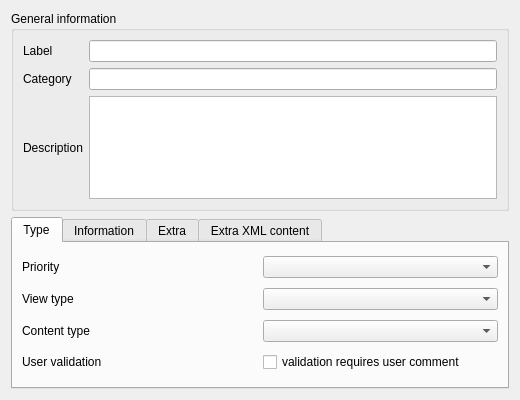
<?xml version="1.0" encoding="UTF-8"?>
<ui version="4.0">
 <class>Alert::AlertItemEditorWidget</class>
 <widget class="QWidget" name="Alert::AlertItemEditorWidget">
  <property name="geometry">
   <rect>
    <x>0</x>
    <y>0</y>
    <width>520</width>
    <height>400</height>
   </rect>
  </property>
  <property name="windowTitle">
   <string>Form</string>
  </property>
  <layout class="QGridLayout" name="gridLayout">
   <item row="0" column="0">
    <widget class="QGroupBox" name="groupBox">
     <property name="title">
      <string>General information</string>
     </property>
     <layout class="QGridLayout" name="gridLayout_2">
      <item row="0" column="0">
       <widget class="QLabel" name="label">
        <property name="text">
         <string>Label</string>
        </property>
       </widget>
      </item>
      <item row="0" column="1">
       <widget class="QLineEdit" name="alertLabel"/>
      </item>
      <item row="1" column="0">
       <widget class="QLabel" name="label_2">
        <property name="text">
         <string>Category</string>
        </property>
       </widget>
      </item>
      <item row="1" column="1">
       <widget class="QLineEdit" name="alertCategory"/>
      </item>
      <item row="2" column="0">
       <widget class="QLabel" name="label_3">
        <property name="text">
         <string>Description</string>
        </property>
       </widget>
      </item>
      <item row="2" column="1">
       <widget class="QTextEdit" name="alertDecsr"/>
      </item>
     </layout>
    </widget>
   </item>
   <item row="1" column="0">
    <widget class="QTabWidget" name="tabWidget">
     <property name="currentIndex">
      <number>0</number>
     </property>
     <widget class="QWidget" name="tab">
      <attribute name="title">
       <string>Type</string>
      </attribute>
      <layout class="QGridLayout" name="gridLayout_5">
       <item row="0" column="0">
        <widget class="QLabel" name="label_6">
         <property name="text">
          <string>Priority</string>
         </property>
        </widget>
       </item>
       <item row="0" column="1">
        <widget class="QComboBox" name="priority"/>
       </item>
       <item row="1" column="0">
        <widget class="QLabel" name="label_4">
         <property name="text">
          <string>View type</string>
         </property>
        </widget>
       </item>
       <item row="1" column="1">
        <widget class="QComboBox" name="viewType"/>
       </item>
       <item row="2" column="0">
        <widget class="QLabel" name="label_5">
         <property name="text">
          <string>Content type</string>
         </property>
        </widget>
       </item>
       <item row="2" column="1">
        <widget class="QComboBox" name="contentType"/>
       </item>
       <item row="3" column="1">
        <widget class="QCheckBox" name="checkBox">
         <property name="layoutDirection">
          <enum>Qt::LeftToRight</enum>
         </property>
         <property name="text">
          <string>validation requires user comment</string>
         </property>
        </widget>
       </item>
       <item row="3" column="0">
        <widget class="QLabel" name="label_8">
         <property name="text">
          <string>User validation</string>
         </property>
        </widget>
       </item>
      </layout>
     </widget>
     <widget class="QWidget" name="tab_2">
      <attribute name="title">
       <string>Information</string>
      </attribute>
      <layout class="QGridLayout" name="gridLayout_4">
       <item row="0" column="0">
        <widget class="QLabel" name="label_9">
         <property name="text">
          <string>Related to</string>
         </property>
        </widget>
       </item>
       <item row="0" column="1">
        <widget class="QComboBox" name="relatedTo"/>
       </item>
       <item row="1" column="0">
        <widget class="QLabel" name="label_10">
         <property name="text">
          <string>Start date</string>
         </property>
        </widget>
       </item>
       <item row="1" column="1">
        <widget class="QDateTimeEdit" name="startDT"/>
       </item>
       <item row="2" column="0">
        <widget class="QLabel" name="label_11">
         <property name="text">
          <string>End date</string>
         </property>
        </widget>
       </item>
       <item row="2" column="1">
        <widget class="QDateTimeEdit" name="endDT"/>
       </item>
       <item row="3" column="0">
        <widget class="QComboBox" name="cycleCombo"/>
       </item>
       <item row="3" column="1">
        <layout class="QHBoxLayout" name="horizontalLayout">
         <item>
          <widget class="QComboBox" name="cyclingEvery"/>
         </item>
         <item>
          <widget class="QSpinBox" name="cycles"/>
         </item>
         <item>
          <widget class="QLabel" name="label_14">
           <property name="text">
            <string>times</string>
           </property>
          </widget>
         </item>
        </layout>
       </item>
      </layout>
     </widget>
     <widget class="QWidget" name="tab_3">
      <attribute name="title">
       <string>Extra</string>
      </attribute>
      <layout class="QGridLayout" name="gridLayout_3">
       <item row="0" column="0">
        <widget class="QLabel" name="label_7">
         <property name="text">
          <string>CSS</string>
         </property>
        </widget>
       </item>
       <item row="1" column="0">
        <widget class="QPlainTextEdit" name="plainTextEdit"/>
       </item>
      </layout>
      <zorder>label_4</zorder>
      <zorder>priority</zorder>
      <zorder>contentType</zorder>
      <zorder>label_6</zorder>
      <zorder>viewType</zorder>
      <zorder>checkBox</zorder>
      <zorder>label_5</zorder>
      <zorder>plainTextEdit</zorder>
      <zorder>label_7</zorder>
     </widget>
     <widget class="QWidget" name="tab_4">
      <attribute name="title">
       <string>Extra XML content</string>
      </attribute>
      <layout class="QGridLayout" name="gridLayout_6">
       <item row="0" column="0">
        <widget class="QPlainTextEdit" name="plainTextEdit_2"/>
       </item>
      </layout>
     </widget>
    </widget>
   </item>
  </layout>
 </widget>
 <resources/>
 <connections/>
</ui>
